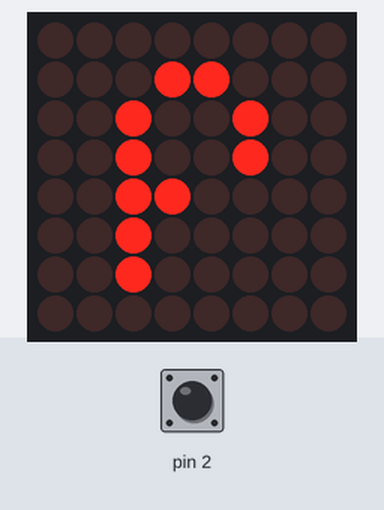
The sketch below on a simulated Arduino Uno, built with avr-gcc and run on an emulated ATmega328P. Shown: 8×8 LED matrix. Wiring (inferred from the names in the program): LED matrix (orientation assumed): rows pin 13, pin 12, pin 11, pin 10, pin 9, pin 8, pin 7, pin 6; columns pin 5, pin 4, pin 3, A4, A3, A2, A1, A0. Inputs (shaded band) come from the test bench; at power-on: pin 2 HIGH.

Above: at 1.2 s.
1.3 s: pin 2 pulled LOW for 0.15 s
2.0 s: pin 2 pulled LOW for 1 s
At 2.01 s:
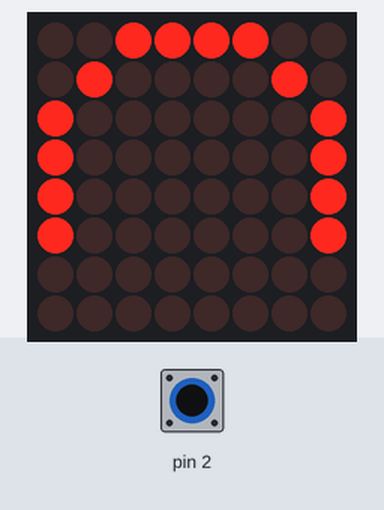
3.6 s: pin 2 pulled LOW for 0.15 s
4.3 s: pin 2 pulled LOW for 3.2 s
At 4.8 s:
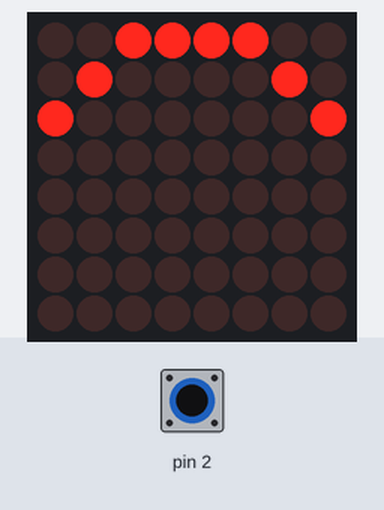
8.1 s: pin 2 pulled LOW for 0.15 s
8.8 s: pin 2 pulled LOW for 1 s
At 9.6 s:
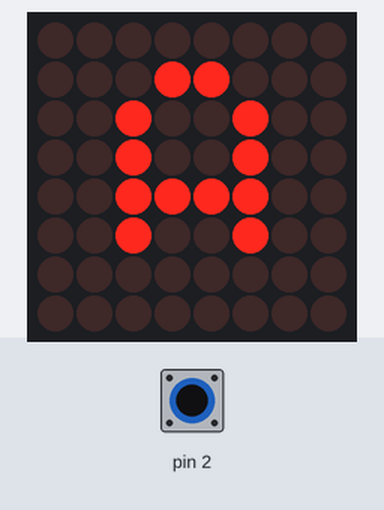

Measured:
- after the input at 4.3 s, the display: first changes after 0.08 s (image 2 shows a later state)
- after the input at 8.8 s, the display: first differs from a run without the input after 0.10 s (image 3 shows a later state)

The sketch:

co.ino
```cpp
#define ROW1 13
#define ROW2 12
#define ROW3 11
#define ROW4 10
#define ROW5 9
#define ROW6 8
#define ROW7 7
#define ROW8 6

#define COL1 5
#define COL2 4
#define COL3 3
#define COL4 A4
#define COL5 A3
#define COL6 A2
#define COL7 A1
#define COL8 A0

#define BUTTON 2

const int row[] = {ROW1, ROW2, ROW3, ROW4, ROW5, ROW6, ROW7, ROW8};
const int col[] = {COL1,COL2, COL3, COL4, COL5, COL6, COL7, COL8};

int imgIndexNow = 0;
bool isPressing = false;

int circle[8][8] = {{1,1,0,0,0,0,1,1},
		           {1,0,1,1,1,1,0,1},
		           {0,1,1,1,1,1,1,0},
		           {0,1,1,1,1,1,1,0},
		           {0,1,1,1,1,1,1,0},
		           {0,1,1,1,1,1,1,0},
		           {1,0,1,1,1,1,0,1},
		           {1,1,0,0,0,0,1,1}};

int face[8][8] = {{1,1,0,0,0,0,1,1},
		          {1,0,1,1,1,1,0,1},
		          {0,1,1,0,0,1,1,0},
		          {0,1,1,1,1,1,1,0},
		          {0,1,0,1,1,0,1,0},
		          {0,1,1,0,0,1,1,0},
		          {1,0,1,1,1,1,0,1},
		          {1,1,0,0,0,0,1,1}};

int face2[8][8] = {{1,1,1,1,1,1,1,1},
		          {1,0,0,1,1,0,0,1},
		          {1,0,0,1,1,0,0,1},
		          {1,1,1,1,1,1,1,1},
		          {1,0,1,1,1,1,0,1},
		          {1,0,1,1,1,1,0,1},
		          {1,0,0,0,0,0,0,1},
		          {1,1,1,1,1,1,1,1}};

int all[8][8] = {{0,0,0,0,0,0,0,0},
		         {0,0,0,0,0,0,0,0},
		         {0,0,0,0,0,0,0,0},
		         {0,0,0,0,0,0,0,0},
		         {0,0,0,0,0,0,0,0},
		         {0,0,0,0,0,0,0,0},
		         {0,0,0,0,0,0,0,0},
		         {0,0,0,0,0,0,0,0}};

int H[8][8] = {{1,1,1,1,1,1,1,1},
		       {1,1,0,1,1,0,1,1},
		       {1,1,0,1,1,0,1,1},
		       {1,1,0,0,0,0,1,1},
		       {1,1,0,0,0,0,1,1},
		       {1,1,0,1,1,0,1,1},
		       {1,1,0,1,1,0,1,1},
		       {1,1,1,1,1,1,1,1}};

int A[8][8] = {{1,1,1,1,1,1,1,1},
		       {1,1,1,0,0,1,1,1},
		       {1,1,0,1,1,0,1,1},
		       {1,1,0,1,1,0,1,1},
		       {1,1,0,0,0,0,1,1},
		       {1,1,0,1,1,0,1,1},
		       {1,1,0,1,1,0,1,1},
		       {1,1,1,1,1,1,1,1}};

int P[8][8] = {{1,1,1,1,1,1,1,1},
		       {1,1,0,0,0,1,1,1},
		       {1,1,0,1,1,0,1,1},
		       {1,1,0,1,1,0,1,1},
		       {1,1,0,0,0,1,1,1},
		       {1,1,0,1,1,1,1,1},
		       {1,1,0,1,1,1,1,1},
		       {1,1,1,1,1,1,1,1}};

int Y[8][8] = {{1,1,1,1,1,1,1,1},
		       {1,1,0,1,1,0,1,1},
		       {1,1,0,1,1,0,1,1},
		       {1,1,0,1,1,0,1,1},
		       {1,1,1,0,0,1,1,1},
		       {1,1,1,0,0,1,1,1},
		       {1,1,1,0,0,1,1,1},
		       {1,1,1,1,1,1,1,1}};

int N[8][8] = {{1,1,1,1,1,1,1,1},
		       {1,1,0,1,1,0,1,1},
		       {1,1,0,0,1,0,1,1},
		       {1,1,0,0,1,0,1,1},
		       {1,1,0,1,0,0,1,1},
		       {1,1,0,1,0,0,1,1},
		       {1,1,0,1,1,0,1,1},
		       {1,1,1,1,1,1,1,1}};

int E[8][8] = {{1,1,1,1,1,1,1,1},
		       {1,1,0,0,0,0,1,1},
		       {1,1,0,1,1,1,1,1},
		       {1,1,0,0,0,0,1,1},
		       {1,1,0,0,0,0,1,1},
		       {1,1,0,1,1,1,1,1},
		       {1,1,0,0,0,0,1,1},
		       {1,1,1,1,1,1,1,1}};

int W[8][8] = {{1,1,1,1,1,1,1,1},
		       {1,0,1,1,1,1,0,1},
		       {1,0,1,1,1,1,0,1},
		       {1,0,1,1,1,1,0,1},
		       {1,0,1,0,0,1,0,1},
		       {1,0,1,0,0,1,0,1},
		       {1,0,0,0,0,0,0,1},
		       {1,1,1,1,1,1,1,1}};

int R[8][8] = {{1,1,1,1,1,1,1,1},
		       {1,1,0,0,0,1,1,1},
		       {1,1,0,1,1,0,1,1},
		       {1,1,0,1,1,0,1,1},
		       {1,1,0,0,0,1,1,1},
		       {1,1,0,1,0,1,1,1},
		       {1,1,0,1,0,0,1,1},
		       {1,1,1,1,1,1,1,1}};

void setup()
{
  Serial.begin(9600);

  for (int i = 3; i <= 13; i++) {
    pinMode(i, OUTPUT);
    digitalWrite(i, LOW);
  }
  pinMode(A0, OUTPUT);
  pinMode(A1, OUTPUT);
  pinMode(A2, OUTPUT);
  pinMode(A3, OUTPUT);
  pinMode(A4, OUTPUT);

  digitalWrite(A0, LOW);
  digitalWrite(A1, LOW);
  digitalWrite(A2, LOW);
  digitalWrite(A3, LOW);
  digitalWrite(A4, LOW);

  pinMode(2, INPUT_PULLUP);
}

void loop()
{
  if(digitalRead(2) == LOW && !isPressing)
  {
    isPressing = true;
    imgIndexNow += 1;
    if(imgIndexNow > 2) imgIndexNow = 0;
  }
  else if(digitalRead(2) == HIGH && isPressing) isPressing = false;

  //在每次loop中呼叫lightup畫出目前的圖形
  if(imgIndexNow == 0) lightup(A);
  if(imgIndexNow == 1) lightup(circle);
  if(imgIndexNow == 2) lightup(face);

}

void lightup(int matrix[8][8]){
  for (int i=0; i<8; i++){
    digitalWrite(col[i], HIGH);
    for (int j = 0; j < 8; j++){
      digitalWrite(row[j], matrix[j][i]);
      delay(1);
    }
    for (int j = 0; j < 8; j++){
      digitalWrite(row[j], HIGH);
      //delay(1);
    }
    digitalWrite(col[i], LOW);
  }
}
```
